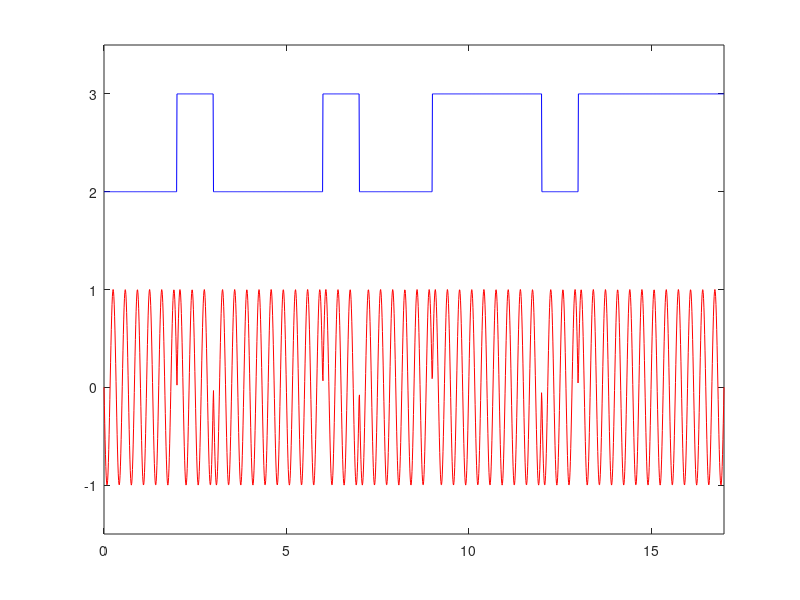

MATLAB code to generate this figure:
%BPSK signal modulation
clf;
N = 17;
fc = 3;
A = 1;
bk = rand(1,N)>0.5;
t = linspace(0,N,N*100);
bkk = kron(bk, ones(1,100));
bipolar = 2*bkk-1;
ct = A*sin(2*pi*fc*t);
psk = bipolar.*ct;

figure(1)
plot(t,bkk+2,'b', t,psk,'r');
axis([0 N -1.5 3.5]);
